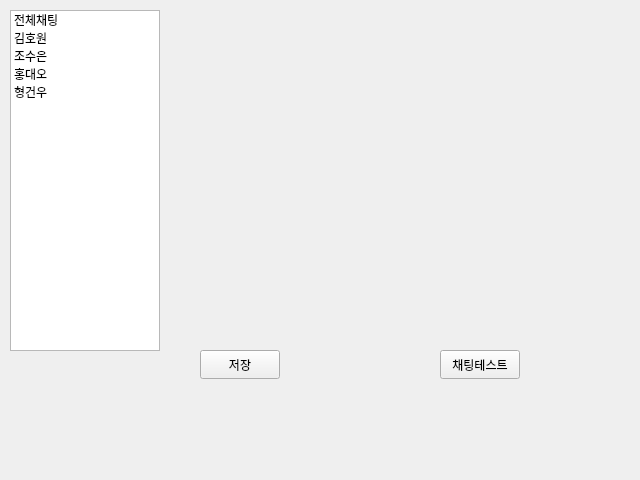
<?xml version="1.0" encoding="UTF-8"?>
<ui version="4.0">
 <class>ChatLogForm</class>
 <widget class="QWidget" name="ChatLogForm">
  <property name="geometry">
   <rect>
    <x>0</x>
    <y>0</y>
    <width>640</width>
    <height>480</height>
   </rect>
  </property>
  <property name="windowTitle">
   <string>Form</string>
  </property>
  <widget class="QPushButton" name="saveButton">
   <property name="geometry">
    <rect>
     <x>200</x>
     <y>350</y>
     <width>80</width>
     <height>29</height>
    </rect>
   </property>
   <property name="text">
    <string>저장</string>
   </property>
  </widget>
  <widget class="QLabel" name="chatTitle">
   <property name="geometry">
    <rect>
     <x>170</x>
     <y>20</y>
     <width>461</width>
     <height>20</height>
    </rect>
   </property>
   <property name="text">
    <string/>
   </property>
  </widget>
  <widget class="QListWidget" name="logList">
   <property name="geometry">
    <rect>
     <x>10</x>
     <y>10</y>
     <width>150</width>
     <height>341</height>
    </rect>
   </property>
   <property name="sizePolicy">
    <sizepolicy hsizetype="Maximum" vsizetype="Expanding">
     <horstretch>0</horstretch>
     <verstretch>0</verstretch>
    </sizepolicy>
   </property>
   <property name="maximumSize">
    <size>
     <width>150</width>
     <height>16777215</height>
    </size>
   </property>
   <item>
    <property name="text">
     <string>전체채팅</string>
    </property>
   </item>
   <item>
    <property name="text">
     <string>김호원</string>
    </property>
   </item>
   <item>
    <property name="text">
     <string>조수은</string>
    </property>
   </item>
   <item>
    <property name="text">
     <string>홍대오</string>
    </property>
   </item>
   <item>
    <property name="text">
     <string>형건우</string>
    </property>
   </item>
  </widget>
  <widget class="QPushButton" name="test">
   <property name="geometry">
    <rect>
     <x>440</x>
     <y>350</y>
     <width>80</width>
     <height>29</height>
    </rect>
   </property>
   <property name="text">
    <string>채팅테스트</string>
   </property>
  </widget>
  <widget class="QWidget" name="logArea" native="true">
   <property name="geometry">
    <rect>
     <x>200</x>
     <y>80</y>
     <width>381</width>
     <height>231</height>
    </rect>
   </property>
  </widget>
 </widget>
 <resources/>
 <connections/>
</ui>
